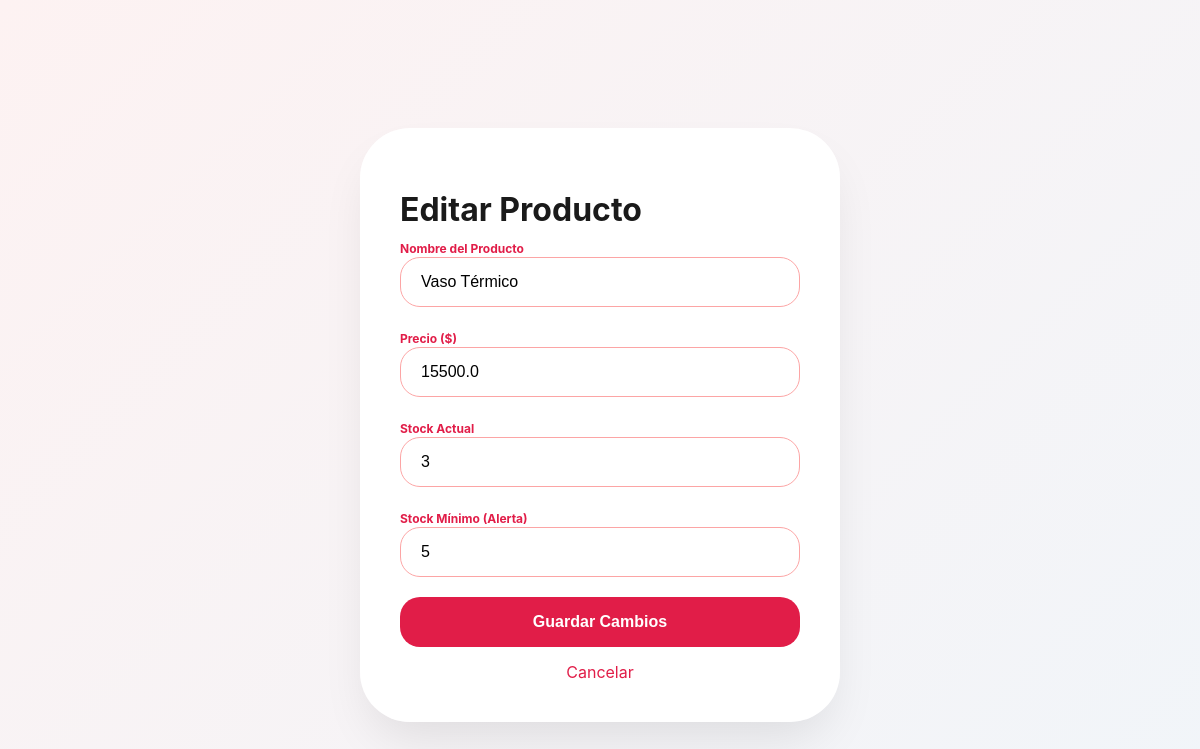
The page /editar/3 (signed in) on the database as committed earlier.
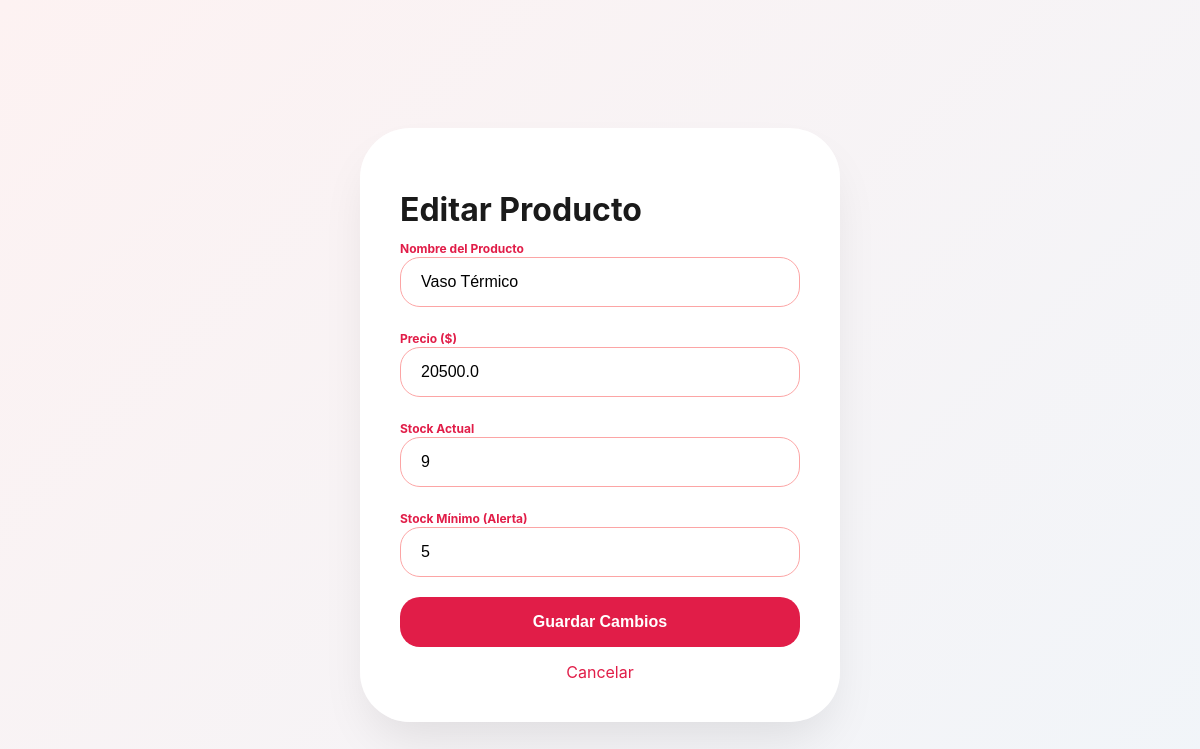
The same page on the database as committed later.
### tables this page shows
CREATE TABLE productos (
            id INTEGER PRIMARY KEY AUTOINCREMENT,
            nombre TEXT NOT NULL,
            stock INTEGER NOT NULL,
            stock_minimo INTEGER NOT NULL,
            precio REAL NOT NULL
        , categoria TEXT DEFAULT 'General');

### main.py (the view, shortened to what this page needs)
@app.route('/editar/<int:id>', methods=['GET', 'POST'])
@login_required
def editar(id):
    conn = conectar()
    producto = conn.execute('SELECT * FROM productos WHERE id = ?', (id,)).fetchone()
    conn.close()
    return render_template('editar.html', p=producto)

### main.py (called while the page is built)
@login_manager.user_loader
def load_user(user_id):
    return User(user_id)

def conectar():
    conn = sqlite3.connect('libreria.db')
    conn.row_factory = sqlite3.Row
    return conn

### templates/editar.html (shortened to what this page needs)
<!DOCTYPE html>
<html lang="es">
<head>
    <link rel="stylesheet" href="{{ url_for('static', filename='css/style.css') }}">
</head>
<body class="auth-body">
    <div class="auth-card" style="height: auto; padding: 40px; margin-top: 50px;">
        <h1 class="auth-title">Editar Producto</h1>
        <form action="/editar/{{ p.id }}" method="POST">
            <div class="auth-input-group">
                <label style="font-size: 12px; font-weight: bold; color: var(--rojo-hada);">Nombre del Producto</label>
                <input type="text" name="nombre" class="auth-input" value="{{ p.nombre }}" required>
            </div>
            <div class="auth-input-group">
                <label style="font-size: 12px; font-weight: bold; color: var(--rojo-hada);">Precio ($)</label>
                <input type="number" step="0.01" name="precio" class="auth-input" value="{{ p.precio }}" required>
            </div>
            <div class="auth-input-group">
                <label style="font-size: 12px; font-weight: bold; color: var(--rojo-hada);">Stock Actual</label>
                <input type="number" name="stock" class="auth-input" value="{{ p.stock }}" required>
            </div>
            <div class="auth-input-group">
                <label style="font-size: 12px; font-weight: bold; color: var(--rojo-hada);">Stock Mínimo (Alerta)</label>
                <input type="number" name="stock_minimo" class="auth-input" value="{{ p.stock_minimo }}" required>
            </div>
            <button type="submit" class="auth-btn">Guardar Cambios</button>
            <a href="/" style="display:block; text-align:center; margin-top:15px; color:var(--rojo-hada); text-decoration:none;">Cancelar</a>
        </form>
    </div>
</body>
</html>

### static/css/style.css (style rules this page uses)
:root { --rojo-hada: #e11d48; --rojo-oscuro: #9f1239; --blanco: #ffffff; --gris-fondo: #f1f5f9; --texto: #334155; }
body { background-color: var(--gris-fondo); font-family: 'Inter', sans-serif; margin: 0; color: var(--texto); }
input { padding: 12px; border: 1px solid #e2e8f0; border-radius: 8px; outline: none; }
.auth-body { background: linear-gradient(135deg, #fdf2f2 0%, #f1f5f9 100%); display: flex; justify-content: center; align-items: center; min-height: 100vh; margin: 0; background-attachment: fixed; }
.auth-card { background: rgba(255, 255, 255, 0.95); width: 100%; max-width: 400px; height: 800px; border-radius: 50px; box-shadow: 0 25px 50px -12px rgba(0, 0, 0, 0.1); overflow: hidden; position: relative; display: flex; flex-direction: column; backdrop-filter: blur(10px); }
.auth-title { font-size: 32px; font-weight: 700; color: #1a1a1a; margin-bottom: 8px; }
.auth-input-group { margin-bottom: 20px; }
.auth-input { width: 100%; padding: 15px 20px; border: 1.5px solid #fca5a5; border-radius: 20px; font-size: 16px; box-sizing: border-box; outline: none; transition: all 0.3s; }
.auth-btn { background: var(--rojo-hada); color: white; width: 100%; padding: 16px; border-radius: 20px; border: none; font-size: 16px; font-weight: 600; cursor: pointer; display: flex; justify-content: center; align-items: center; gap: 10px; margin-top: 10px; }

Rows that differ between the two databases and show on the page:
changed productos "Vaso Térmico": precio "15500.0" → "20500.0"; stock "3" → "9"
